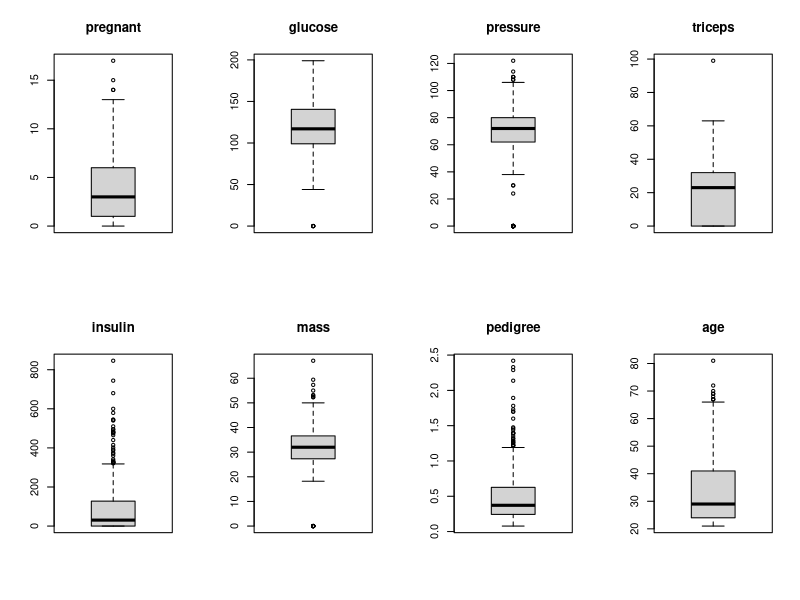
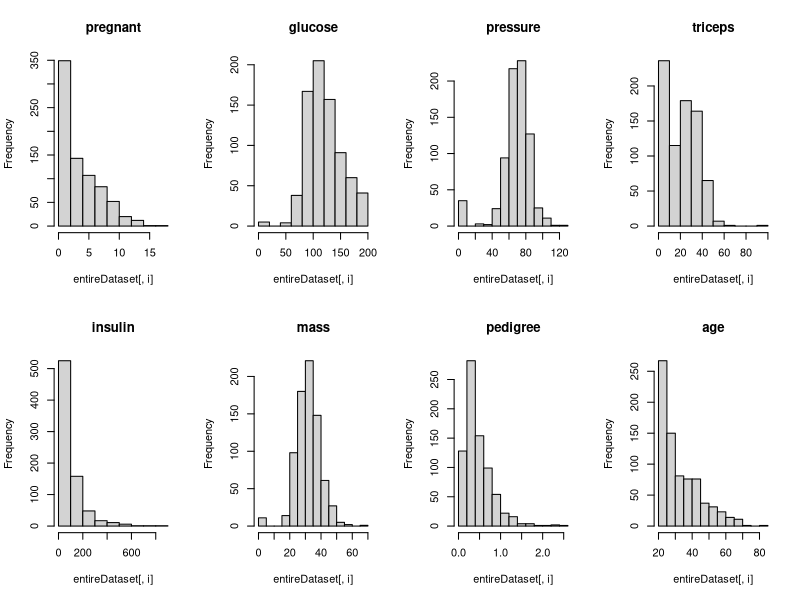
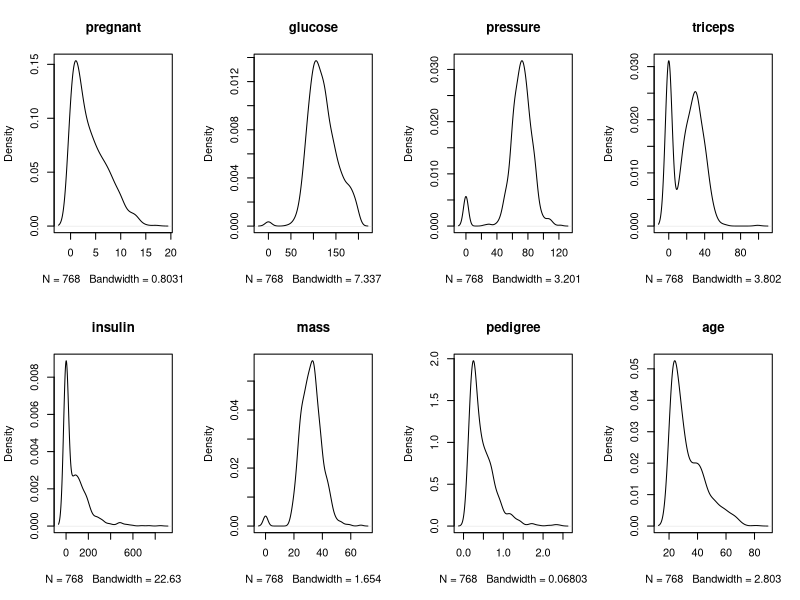
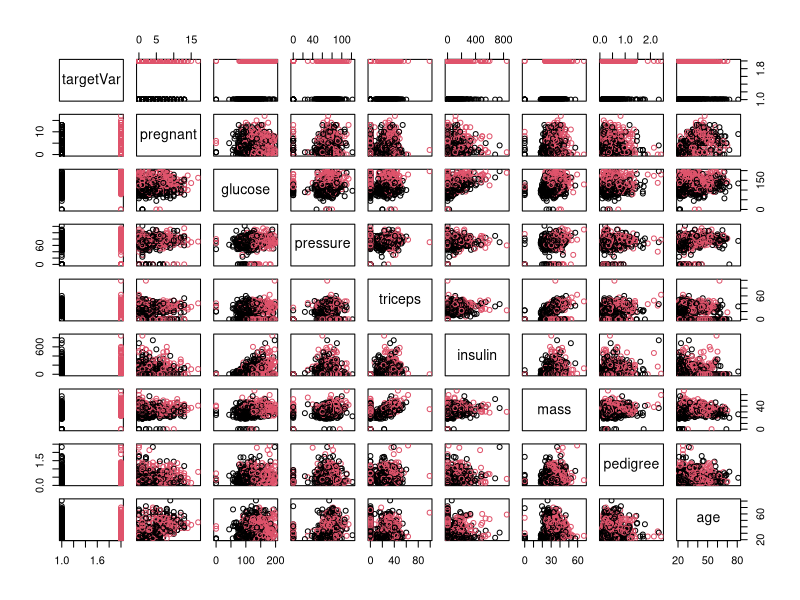
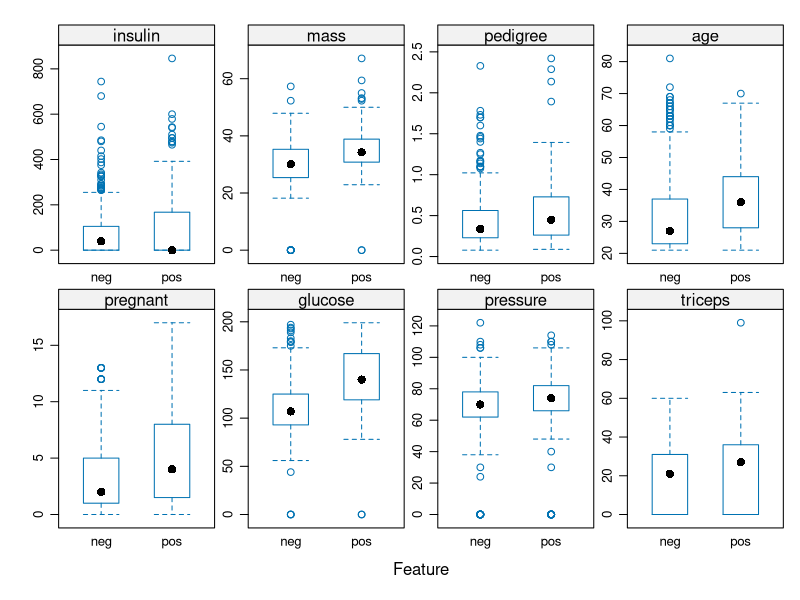
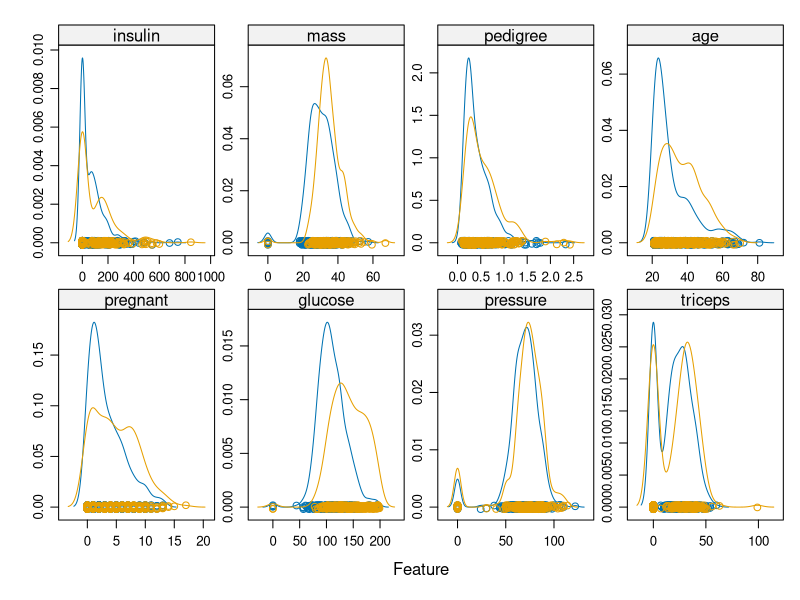
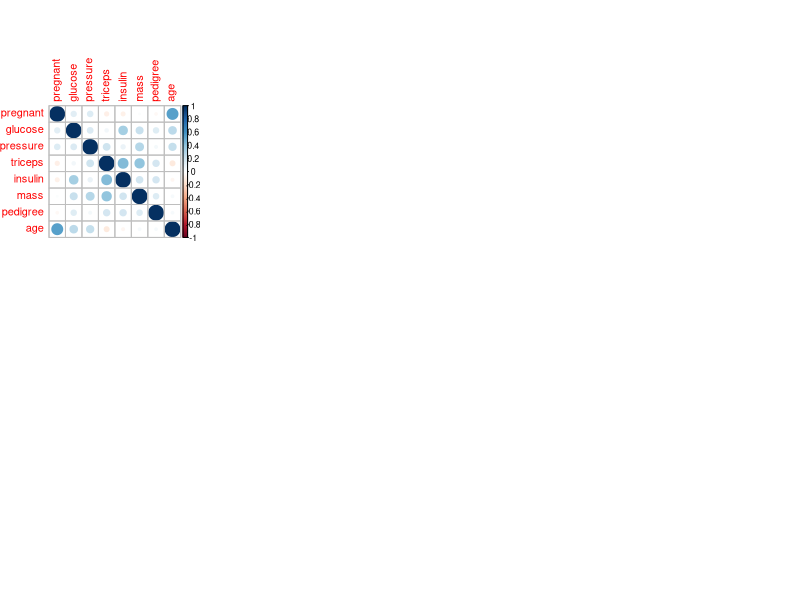

Write R code to recreate these figures, in order. (Note: this script raises an error after producing the figures.)
## ---- chunk 1
knitr::opts_chunk$set(echo = TRUE)
## ---- chunk 2
startTimeScript <- proc.time()
library(caret)
library(corrplot)
library(ROCR)
library(mlbench)
## ---- chunk 3
#entireDataset <- read.csv("some_dataset.csv", header= TRUE, stringsAsFactors = FALSE)
data(PimaIndiansDiabetes)
entireDataset <- PimaIndiansDiabetes

# Rename the class/target column to a standard label
colnames(entireDataset)[ncol(entireDataset)] <- "targetVar"
## ---- chunk 4
# Create one random seed number for reproducible results
seedNum <- 888
set.seed(seedNum)

# Use variable totCol to hold the number of columns in the dataframe
totCol <- ncol(entireDataset)
## ---- chunk 5
# Set up a variable for the total number of attribute columns (totAttr)
totAttr <- totCol-1
# Set up the number of row and columns for visualization display. dispRow * dispCol should be >= totAttr
dispCol <- 4
if (totAttr%%dispCol == 0) {
dispRow <- totAttr%/%dispCol
} else {
dispRow <- (totAttr%/%dispCol) + 1
}
cat("Will attempt to create graphics grid (col x row): ", dispCol, ' by ', dispRow)
## ---- chunk 6
head(entireDataset)
## ---- chunk 7
dim(entireDataset)
## ---- chunk 8
sapply(entireDataset, class)
## ---- chunk 9
summary(entireDataset)
## ---- chunk 10
entireDataset_x <- entireDataset[,1:(totCol-1)]
entireDataset_y <- entireDataset[,totCol]
cbind(freq=table(entireDataset_y), percentage=prop.table(table(entireDataset_y))*100)
## ---- chunk 11
sapply(entireDataset, function(x) sum(is.na(x)))
## ---- chunk 12
# Boxplots for each attribute
par(mfrow=c(dispRow,dispCol))
for(i in 1:totAttr) {
	boxplot(entireDataset[,i], main=names(entireDataset)[i])
}
## ---- chunk 13
# Histograms each attribute
par(mfrow=c(dispRow,dispCol))
for(i in 1:totAttr) {
	hist(entireDataset[,i], main=names(entireDataset)[i])
}
## ---- chunk 14
# Density plot for each attribute
par(mfrow=c(dispRow,dispCol))
for(i in 1:totAttr) {
	plot(density(entireDataset[,i]), main=names(entireDataset)[i])
}
## ---- chunk 15
# Scatterplot matrix colored by class
pairs(targetVar~., data=entireDataset, col=entireDataset$targetVar)
## ---- chunk 16
# Box and whisker plots for each attribute by class
scales <- list(x=list(relation="free"), y=list(relation="free"))
featurePlot(x=entireDataset_x, y=entireDataset_y, plot="box", scales=scales)
## ---- chunk 17
# Density plots for each attribute by class value
featurePlot(x=entireDataset_x, y=entireDataset_y, plot="density", scales=scales)
## ---- chunk 18
# Correlation plot
correlations <- cor(entireDataset_x)
corrplot(correlations, method="circle")
## ---- chunk 19
# Not applicable for this iteration of the project.

# Mark missing values
#invalid <- 0
#entireDataset$some_col[entireDataset$some_col==invalid] <- NA

# Impute missing values
#entireDataset$some_col <- with(entireDataset, impute(some_col, mean))
## ---- chunk 20
# Not applicable for this iteration of the project.
## ---- chunk 21
# Not applicable for this iteration of the project.
## ---- chunk 22
set.seed(seedNum)

# Create a list of the rows in the original dataset we can use for training
training_index <- createDataPartition(entireDataset$targetVar, p=0.70, list=FALSE)
# Use 70% of data to training and testing the models
training <- entireDataset[training_index,]
# Select the remaining 30% of the data for validation
validation <- entireDataset[-training_index,]

dim(training)
dim(validation)
## ---- chunk 23
proc.time()-startTimeScript
## ---- chunk 24
# Run algorithms using 10-fold cross validation
control <- trainControl(method="repeatedcv", number=10, repeats=3)
metricTarget <- "Accuracy"
## ---- chunk 25
# Logistic Regression (Classification)
startTimeModule <- proc.time()
set.seed(seedNum)
fit.glm <- train(targetVar~., data=training, method="glm", metric=metricTarget, trControl=control)
proc.time()-startTimeModule
## ---- chunk 26
# Decision Tree - CART (Regression/Classification)
startTimeModule <- proc.time()
set.seed(seedNum)
fit.cart <- train(targetVar~., data=training, method="rpart", metric=metricTarget, trControl=control)
proc.time()-startTimeModule
## ---- chunk 27
# k-Nearest Neighbors (Regression/Classification)
startTimeModule <- proc.time()
set.seed(seedNum)
fit.knn <- train(targetVar~., data=training, method="knn", metric=metricTarget, trControl=control)
proc.time()-startTimeModule
## ---- chunk 28
# Support Vector Machine (Regression/Classification)
startTimeModule <- proc.time()
set.seed(seedNum)
fit.svm <- train(targetVar~., data=training, method="svmRadial", metric=metricTarget, trControl=control)
proc.time()-startTimeModule
## ---- chunk 29
# Bagged CART (Regression/Classification)
startTimeModule <- proc.time()
set.seed(seedNum)
fit.bagcart <- train(targetVar~., data=training, method="treebag", metric=metricTarget, trControl=control)
proc.time()-startTimeModule
## ---- chunk 30
# Random Forest (Regression/Classification)
startTimeModule <- proc.time()
set.seed(seedNum)
fit.rf <- train(targetVar~., data=training, method="rf", metric=metricTarget, trControl=control)
proc.time()-startTimeModule
## ---- chunk 31
# AdaBoost (Classification)
startTimeModule <- proc.time()
set.seed(seedNum)
fit.ada <- train(targetVar~., data=training, method="ada", metric=metricTarget, trControl=control)
proc.time()-startTimeModule
## ---- chunk 32
# Stochastic Gradient Boosting (Regression/Classification)
startTimeModule <- proc.time()
set.seed(seedNum)
fit.gbm <- train(targetVar~., data=training, method="gbm", metric=metricTarget, trControl=control, verbose=F)
proc.time()-startTimeModule
## ---- chunk 33
results <- resamples(list(LR=fit.glm, CART=fit.cart, kNN=fit.knn, SVM=fit.svm, BagCART=fit.bagcart, RF=fit.rf, AdaBoost=fit.ada, GBM=fit.gbm))
summary(results)
dotplot(results)
cat('The average accuracy from all models is:',
    mean(c(results$values$`LR~Accuracy`,results$values$`CART~Accuracy`,results$values$`kNN~Accuracy`,results$values$`SVM~Accuracy`,results$values$`BagCART~Accuracy`,results$values$`RF~Accuracy`,results$values$`AdaBoost~Accuracy`,results$values$`GBM~Accuracy`)))
## ---- chunk 34
# Tuning algorithm #1 - Logistic Regression
# GLM requires no tuning parameters.
startTimeModule <- proc.time()
set.seed(seedNum)
fit.final1 <- fit.glm
print(fit.final1)
proc.time()-startTimeModule
## ---- chunk 35
# Tuning algorithm #2 - Support Vector Machine
startTimeModule <- proc.time()
set.seed(seedNum)
grid <- expand.grid(sigma = c(.01, .015, 0.2), C = c(0.25, 0.5, 0.75, 1))
fit.final2 <- train(targetVar~., data=training, method="svmRadial", metric=metricTarget, tuneGrid=grid, trControl=control)
plot(fit.final2)
print(fit.final2)
proc.time()-startTimeModule
## ---- chunk 36
# Tuning algorithm #3 - Stochastic Gradient Boosting
startTimeModule <- proc.time()
set.seed(seedNum)
grid <- expand.grid(.n.trees=c(50, 100, 200), .shrinkage=c(0.01, 0.05, 0.1), .interaction.depth=c(1, 2, 3), .n.minobsinnode=c(3, 5, 7))
fit.final3 <- train(targetVar~., data=training, method="gbm", metric=metricTarget, tuneGrid=grid, trControl=control, verbose=F)
plot(fit.final3)
print(fit.final3)
proc.time()-startTimeModule
## ---- chunk 37
results <- resamples(list(LogReg=fit.final1, SVM=fit.final2, GBM=fit.final3))
summary(results)
dotplot(results)
## ---- chunk 38
predictions <- predict(fit.final2, newdata=validation)
confusionMatrix(predictions, validation$targetVar)

pred <- prediction(as.numeric(predictions), as.numeric(validation$targetVar))
perf <- performance(pred, measure = "tpr", x.measure = "fpr")
plot(perf, colorize=TRUE)
auc <- performance(pred, measure = "auc")
auc <- auc@y.values[[1]]
auc
## ---- chunk 39
startTimeModule <- proc.time()
library(e1071)
set.seed(seedNum)
finalModel <- svm(targetVar ~ ., data = entireDataset, kernel = "radial", cost = 1, gamma = 0.015)
print(finalModel)
proc.time()-startTimeModule
## ---- chunk 40
#saveRDS(finalModel, "./finalModel_BinaryClass.rds")
## ---- chunk 41
proc.time()-startTimeScript
